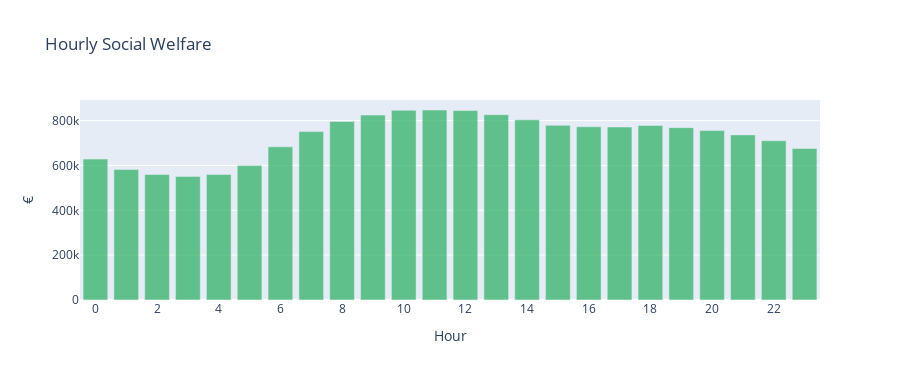

Notebook source saved alongside this figure:
### Code cell
# Welfare decomposition per hour
welfare_h = []
for t in T:
    w = sum(demand[d][3]*Qd[d][t]*value(m.xd[d,t]) for d in D if Qd[d][t]>0) \
      - sum(supply[s][3]*Qs[s][t]*value(m.xs[s,t]) for s in S if Qs[s][t]>0)
    welfare_h.append(round(w))

fig = go.Figure(go.Bar(x=T, y=welfare_h, marker_color='rgba(39,174,96,0.7)'))
fig.update_layout(title="Hourly Social Welfare", xaxis_title="Hour", yaxis_title="€", height=380)
fig.update_xaxes(dtick=2)
fig.show()

print(f"Sum of hourly welfare: {sum(welfare_h):,.0f} €")
print(f"Objective value:       {value(m.obj):,.0f} €")

### Figure 1 — Plotly figure (JSON) as saved in the notebook; plotly's stock layout.template omitted (floating-point values rounded to 4 significant figures)
{"data": [{"marker": {"color": "rgba(39,174,96,0.7)"}, "type": "bar", "x": [0, 1, 2, 3, 4, 5, 6, 7, 8, 9, 10, 11, 12, 13, 14, 15, 16, 17, 18, 19, 20, 21, 22, 23], "y": [628440, 581832, 559824, 551206, 559824, 599332, 683138, 750949, 796070, 824518, 845666, 847290, 844864, 826353, 803846, 778760, 772486, 771262, 778451, 768648, 755634, 736272, 710311, 675628]}], "layout": {"height": 380, "title": {"text": "Hourly Social Welfare"}, "xaxis": {"dtick": 2, "title": {"text": "Hour"}}, "yaxis": {"title": {"text": "€"}}}}
